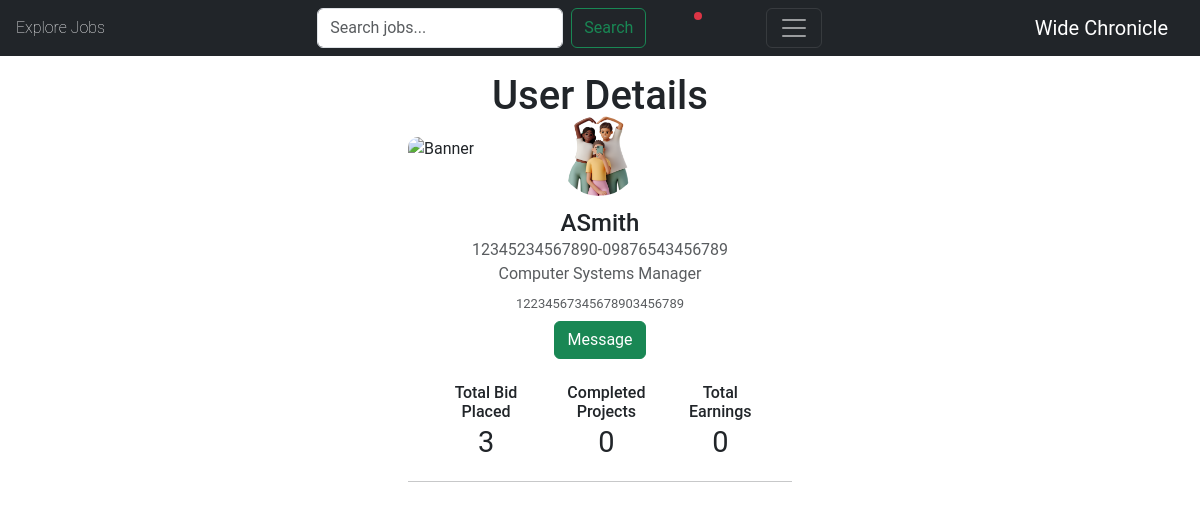
The app's page /seller/7/ (signed in) with its own data.
### jobs/models.py (models this page shows, shortened)
class Seller(models.Model):
    owner = models.OneToOneField(User, on_delete=models.CASCADE)
    name = models.CharField(max_length=50)
    profile_pic = models.ImageField(upload_to="profile/")
    speciality = models.CharField(choices=SPECIALITY_CHOICES, max_length=50)
    tagline = models.CharField(max_length=100)
    bio = models.TextField(blank=True)
    website = models.URLField(blank=True)

### jobs/views.py (the view)
# urls.py: path('seller/<int:pk>/', SellerDetailView.as_view(), name= 'seller-detail'),
class SellerDetailView(DetailView):
    model = Seller
    template_name = 'jobs/seller_detail.html'
    context_object_name = 'seller'
    def get_context_data(self, **kwargs):
        context = super().get_context_data(**kwargs)
        seller = self.object
        try:
            proposals = ApplyJob.objects.filter(user=seller.owner.id)
        except ApplyJob.DoesNotExist:
            proposals =[]
        context['owner_id'] = seller.owner.id
        context['proposals'] = proposals
        return context

### accounts/models.py (called while the page is built)
    def role(self):
        if hasattr(self, 'seller'):
            return 'Seller'
        elif hasattr(self, 'buyer'):
            return 'Buyer'
        else:
            return None

    def name(user):
        if hasattr(user, 'seller'):
            return user.seller.name
        elif hasattr(user, 'buyer'):
            return user.buyer.name

    def profile_pic(user):
        if hasattr(user, 'seller'):
            return user.seller.profile_pic.url
        elif hasattr(user, 'buyer'):
            return user.buyer.profile_pic.url
        return user.profile_pic

### jobs/context_processors.py (called while the page is built)
def unread_notifications(request):
    if request.user.is_authenticated:
        unread_count = Notification.objects.filter(user=request.user, is_read=False).count()
    else:
        unread_count = 0
    return {
        'unread_notifications_count': unread_count
    }

### jobs/templates/jobs/seller_detail.html (shortened to what this page needs)
{% extends 'jobs/_base.html' %}
{% block content %}
    <h1 class="text-center pt-3"> User Details </h1>
    <div class="container d-flex justify-content-center align-items-center">
        <div class="card">
            <div class="upper">
                <img src="https://i.imgur.com/Qtrsrk5.jpg" class="img-fluid" alt="Banner">
            </div>
            <div class="user text-center">
                <div class="profile">
                    {% if seller.profile_pic %}
                    <div style="width: 80px; height: 80px;" class="overflow-hidden m-auto rounded-circle"><img src="{{ seller.profile_pic.url }}" class="object-fit-cover w-100 " alt="{{ seller.name }}"></div>
                    {% else %}
                        <img src="https://via.placeholder.com/80" class="rounded-circle" width="80" alt="Default Profile">
                    {% endif %}
                </div>
            </div>
            <div class="mt-5 text-center">
                <h4 class="mb-0">{{ seller.name }}</h4>
                <span class="text-muted d-block">{{ seller.tagline }}</span>
                <span class="text-muted d-block mb-2">{{ seller.speciality }}</span>
                <span class="text-muted d-block mb-2" style="font-size: small;">{{ seller.bio }}</span>
                {% if user.seller.pk == seller.pk %}
                <a href="{% url 'seller_editprofile' user.seller.pk  %}" >
                    <button type="button" class="btn btn-success">Edit Seller Profile</button>
                </a>
                                {% elif user.seller.pk != seller.pk %}
                <button type="button" class="btn btn-success">Message</button>
                {% endif %}
                <div class="d-flex justify-content-between align-items-center mt-4 px-4">
                    <div class="stats">
                        <h6 class="mb-0">Total Bid Placed</h6>
                        <span> {{proposals.count}}</span>
                    </div>
                    <div class="stats">
                        <h6 class="mb-0">Completed Projects</h6>
                        <span>0</span>
                    </div>
                    <div class="stats">
                        <h6 class="mb-0">Total Earnings</h6>
                        <span>0</span>
                    </div>
                </div>
                <hr>
            </div>
        </div>
    </div>
{% endblock content %}

### jobs/static/css/style.css (style rules this page uses)
.card { width: 400px; border: none; border-radius: 15px; padding: 8px; background-color: #fff; position: relative; height: 370px; }
.upper { height: 300px; }
.upper img { width: 100%; border-top-left-radius: 10px; border-top-right-radius: 10px; }
.user { position: relative; }
.profile { position: absolute; top:-50px; left: 38%; height: 90px; width: 90px; border:5px solid #fff; border-radius: 50%; }
.stats span { font-size: 29px; }

### jobs/static/css/main.css (style rules this page uses)
:root { --default-font: "Roboto", system-ui, -apple-system, "Segoe UI", Roboto, "Helvetica Neue", Arial, "Noto Sans", "Liberation Sans", sans-serif, "Apple Color Emoji", "Segoe UI Emoji", "Segoe UI Symbol", "Noto Color Emoji"; --heading-font: "Poppins", sans-serif; --nav-font: "Poppins", sans-serif; }
:root { --background-color: #ffffff; --default-color: #212529; --heading-color: #001973; --accent-color: #0d42ff; --surface-color: #ffffff; --contrast-color: #ffffff; }
:root { --nav-color: rgba(255, 255, 255, 0.6); --nav-hover-color: #ffffff; --nav-mobile-background-color: #ffffff; --nav-dropdown-background-color: #ffffff; --nav-dropdown-color: #212529; --nav-dropdown-hover-color: #0d42ff; }
:root { scroll-behavior: smooth; }
body { color: var(--default-color); background-color: var(--background-color); font-family: var(--default-font); }

### records on screen
Seller: profile_pic (picture), name "ASmith", tagline "12345234567890-09876543456789", speciality "Computer Systems Manager", bio "12234567345678903456789"

### other values on screen
{{ proposals.count }} "3"
